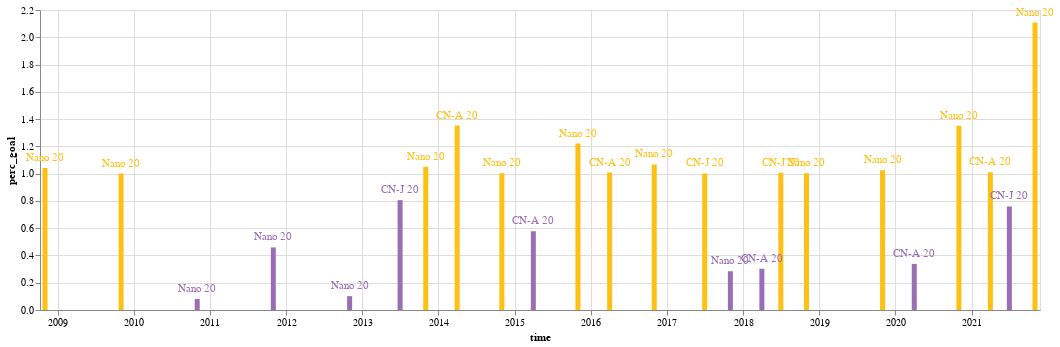

The cell this chart's notebook holds for it:
### Code cell
source = pd.DataFrame({
    'event': [short_string(x) for x in perc_goal.index.tolist()],
    'time': [event_to_date(x) for x in perc_goal.index.tolist()],
    'perc_goal': perc_goal.tolist(),
    'goal': ["Goal Met" if x >= 1 else "Goal Not Met" for x in perc_goal.tolist()],
    'color': ["#ffc014" if x >= 1 else "#996eb5" for x in perc_goal.tolist()]
})

bars = alt.Chart(source).mark_bar().encode(
    x='time',
    y='perc_goal',
    color=alt.Color('color', scale=None)
) 

text = bars.mark_text(align='center', dy=-10).encode(text='event')

(bars+text).properties(width=1000)

### Figure 1 — Vega-Lite specification as saved in the notebook (floating-point values rounded to 4 significant figures)
{"config": {"view": {"continuousWidth": 400, "continuousHeight": 300}}, "layer": [{"mark": "bar", "encoding": {"color": {"field": "color", "scale": null, "type": "nominal"}, "x": {"field": "time", "type": "temporal"}, "y": {"field": "perc_goal", "type": "quantitative"}}}, {"mark": {"type": "text", "align": "center", "dy": -10}, "encoding": {"color": {"field": "color", "scale": null, "type": "nominal"}, "text": {"field": "event", "type": "nominal"}, "x": {"field": "time", "type": "temporal"}, "y": {"field": "perc_goal", "type": "quantitative"}}}], "data": {"name": "data-0c5d75865d87bdd9caa57a2c4bb8b64a"}, "width": 1000, "$schema": "https://vega.github.io/schema/vega-lite/v4.17.0.json", "datasets": {"data-0c5d75865d87bdd9caa57a2c4bb8b64a": [{"event": "CN-A 20", "time": "2014-04-01T00:00:00", "perc_goal": 1.353, "goal": "Goal Met", "color": "#ffc014"}, {"event": "CN-A 20", "time": "2015-04-01T00:00:00", "perc_goal": 0.5773, "goal": "Goal Not Met", "color": "#996eb5"}, {"event": "CN-A 20", "time": "2016-04-01T00:00:00", "perc_goal": 1.008, "goal": "Goal Met", "color": "#ffc014"}, {"event": "CN-A 20", "time": "2018-04-01T00:00:00", "perc_goal": 0.3022, "goal": "Goal Not Met", "color": "#996eb5"}, {"event": "CN-A 20", "time": "2020-04-01T00:00:00", "perc_goal": 0.3382, "goal": "Goal Not Met", "color": "#996eb5"}, {"event": "CN-A 20", "time": "2021-04-01T00:00:00", "perc_goal": 1.009, "goal": "Goal Met", "color": "#ffc014"}, {"event": "CN-J 20", "time": "2013-07-01T00:00:00", "perc_goal": 0.8054, "goal": "Goal Not Met", "color": "#996eb5"}, {"event": "CN-J 20", "time": "2017-07-01T00:00:00", "perc_goal": 1.002, "goal": "Goal Met", "color": "#ffc014"}, {"event": "CN-J 20", "time": "2018-07-01T00:00:00", "perc_goal": 1.006, "goal": "Goal Met", "color": "#ffc014"}, {"event": "CN-J 20", "time": "2021-07-01T00:00:00", "perc_goal": 0.7592, "goal": "Goal Not Met", "color": "#996eb5"}, {"event": "Nano 20", "time": "2008-11-01T00:00:00", "perc_goal": 1.041, "goal": "Goal Met", "color": "#ffc014"}, {"event": "Nano 20", "time": "2009-11-01T00:00:00", "perc_goal": 1.0, "goal": "Goal Met", "color": "#ffc014"}, {"event": "Nano 20", "time": "2010-11-01T00:00:00", "perc_goal": 0.081, "goal": "Goal Not Met", "color": "#996eb5"}, {"event": "Nano 20", "time": "2011-11-01T00:00:00", "perc_goal": 0.4588, "goal": "Goal Not Met", "color": "#996eb5"}, {"event": "Nano 20", "time": "2012-11-01T00:00:00", "perc_goal": 0.1016, "goal": "Goal Not Met", "color": "#996eb5"}, {"event": "Nano 20", "time": "2013-11-01T00:00:00", "perc_goal": 1.05, "goal": "Goal Met", "color": "#ffc014"}, {"event": "Nano 20", "time": "2014-11-01T00:00:00", "perc_goal": 1.003, "goal": "Goal Met", "color": "#ffc014"}, {"event": "Nano 20", "time": "2015-11-01T00:00:00", "perc_goal": 1.221, "goal": "Goal Met", "color": "#ffc014"}, {"event": "Nano 20", "time": "2016-11-01T00:00:00", "perc_goal": 1.068, "goal": "Goal Met", "color": "#ffc014"}, {"event": "Nano 20", "time": "2017-11-01T00:00:00", "perc_goal": 0.284, "goal": "Goal Not Met", "color": "#996eb5"}, {"event": "Nano 20", "time": "2018-11-01T00:00:00", "perc_goal": 1.002, "goal": "Goal Met", "color": "#ffc014"}, {"event": "Nano 20", "time": "2019-11-01T00:00:00", "perc_goal": 1.024, "goal": "Goal Met", "color": "#ffc014"}, {"event": "Nano 20", "time": "2020-11-01T00:00:00", "perc_goal": 1.351, "goal": "Goal Met", "color": "#ffc014"}, {"event": "Nano 20", "time": "2021-11-01T00:00:00", "perc_goal": 2.107, "goal": "Goal Met", "color": "#ffc014"}]}}
